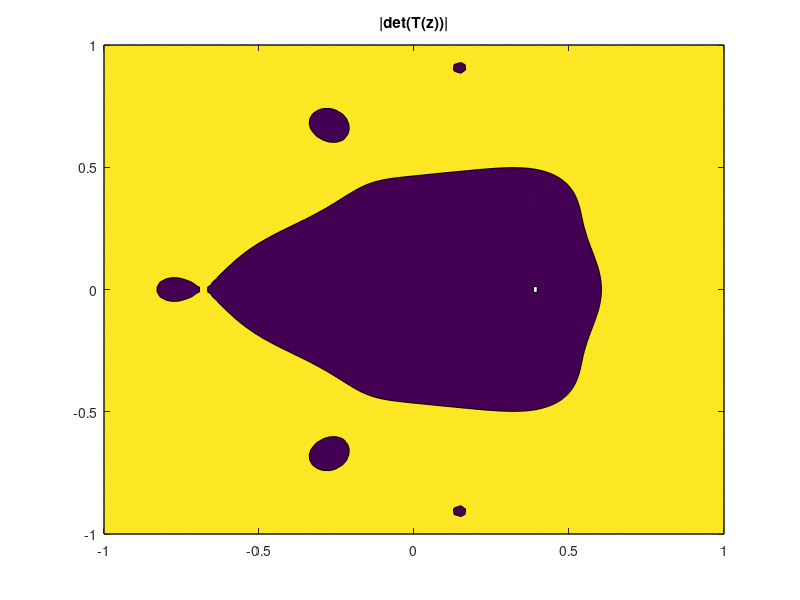

This figure's MATLAB source: (Note: this script raises an error after producing the figure.)
format long;

disp("Prva naloga")
rng(1000);
A = (rand(10));
B = (rand(10));

T = @(lam) A + 1./(lam-2).*B + lam.*eye(size(A));
dT = @(lam) -1./((lam-2).^2).*B + eye(size(A));

% Prvi del
[X, Y] = meshgrid(linspace(-1, 1, 100));
Z = X + 1i*Y;
detT = arrayfun(@(z) abs(det(T(z))), Z);
contourf(X, Y, detT, [0.1, 3e-3]);
% Range je finnicky, we're trying to find a value small enough to show the
% individual zeroes yet large enough to make the ranges visible
% Higher exponents of the absolute value seem to be slightly easier to work
% with
title('|det(T(z))|');

% Drugi del
lam_init = 0.3i;
x_init = [ones(5, 1); zeros(5, 1)];
v = ones(10, 1);
[lam, x] = newtonNEP(T, dT, lam_init, x_init, v, 3);
residual = norm(T(lam) * x);

disp(residual);

% Tretji del
lam_init = 0.6i; % Choose something from the bucket of the eigenvalue
x_init = [ones(5, 1); zeros(5, 1)];
v = ones(10, 1);
[lam, x] = newtonNEP(T, dT, lam_init, x_init, v, 100);
disp(imag(lam));

disp("Druga naloga")

% Define the matrices
M = [1 0 0; 0 2 0; 0 0 3];
K = [2 -1 0; -1 2 -1; 0 -1 1];
C = zeros(size(M));

P = [1.5; 3; 4.5];
% P enacbe ne naredi nehomogene, samo zacetne pogoje da druge

% R pove zacetne polozaje v mirujocem stanju
R = [1; 2; 3]; 

% Initial conditions
v0 = [0; 0; 0];

% Prvi del

disp(norm(R, 1));

% Drugi del

[X, e] = polyeig(K, C, M);
disp(max(abs(e)));

% Tretji del

% compute the alpha_n; q0 - R gives a good coordinate system
    
alpha_n = [X; e.' .* X] \ [P - R; v0];

[q20, v20] = fun_vzmeti(alpha_n, X, e, R, v0, 20); % R daje default polozaje

%disp("Here")
%disp(q(0));

disp(q20);

% Cetrti del

disp(v20);

% Peti del

M_slon = M;
M_slon(3,3) = M_slon(3,3) + 100;
[Xs, es] = polyeig(K, C, M_slon);

alpha_s = [Xs; es.' .* Xs]  \ [q20 - R; v20];

[q30, v30] = fun_vzmeti(alpha_s, Xs, es, R, v0, 10);
disp(q30);

disp("Tretja naloga")

[x, y] = meshgrid(linspace(-1, 1, 100));
M1 = sin(cos(10*x) .* (abs(y) + 1) .^ x);

[x, y, z] = meshgrid(linspace(-1, 1, 100));
M2 = sin(cos(10*x) .* (abs(y) + 1) .^ x) .* z.^2;

% Prvi del
m = 4;
[U, S, V] = svd(M1);
Sm = S;
Sm(m+1:end,:) = 0;
Sm(:,m+1:end) = 0;
M1_approx = U * Sm * V';
diff_M1 = abs(M1 - M1_approx);
max_diff_M1 = max(diff_M1(:));

disp(max_diff_M1);

% Drugi del

% Tenzoriraj
M2_tensor = tensor(M2);

rank_m = 2;
init = {eye(size(M2, 1), rank_m), eye(size(M2, 2), rank_m), eye(size(M2, 3), rank_m)}; % Zacetne

% CP ALS with initial matrices and maximum 4 iterations
M2_approx = cp_als(M2_tensor, 2, "maxiters", 4, "init", init);
M2_app_matrix = double(M2_approx); % Back to a MD array

diff_M2 = abs(M2 - M2_app_matrix);
max_diff_M2 = max(diff_M2(:));

disp(max_diff_M2);

